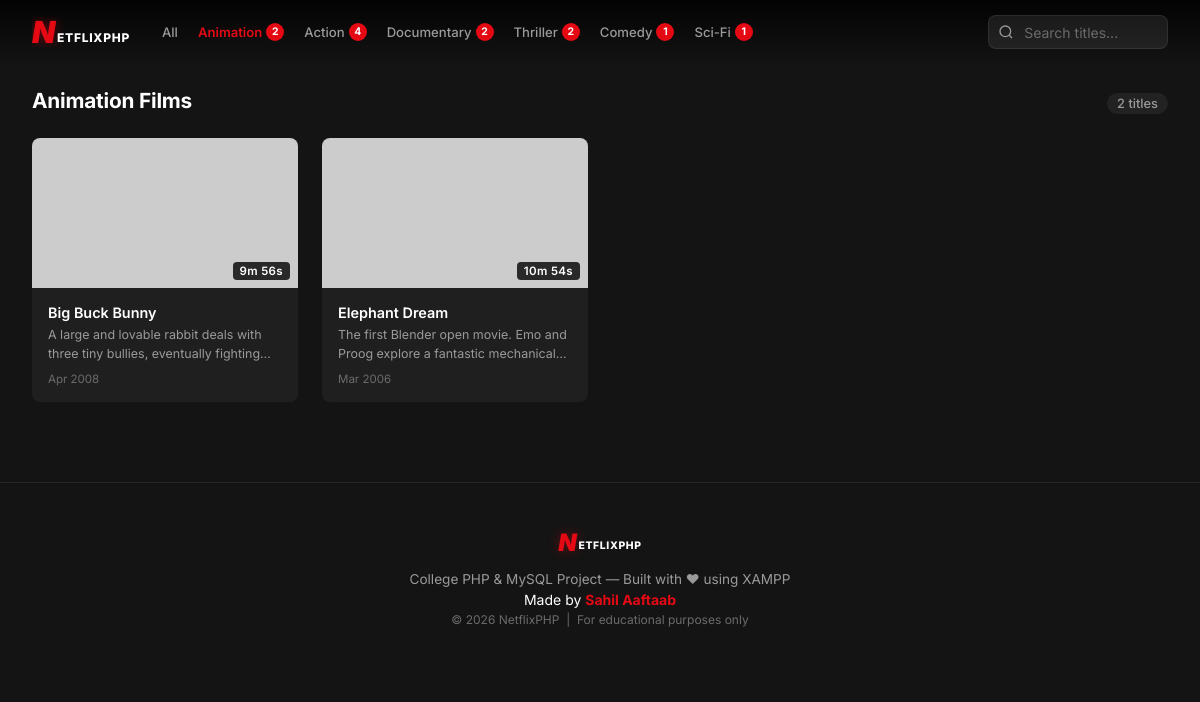
Screenshot of /index.php?genre=Animation with the database file from the repository.
### tables this page shows
CREATE TABLE videos (
    id           INT          UNSIGNED AUTO_INCREMENT PRIMARY KEY,
    title        VARCHAR(255) NOT NULL,
    description  TEXT         NOT NULL,
    thumbnail_url VARCHAR(500) NOT NULL,
    video_url    VARCHAR(500) NOT NULL,
    duration     VARCHAR(20)  NOT NULL,
    genre        VARCHAR(100) NOT NULL,
    upload_date  DATE         NOT NULL,
    created_at   TIMESTAMP    DEFAULT CURRENT_TIMESTAMP
);

### index.php (the view, shortened to what this page needs)
<?php
require_once 'db_connect.php';
$allowed_genres = ['Animation', 'Action', 'Documentary', 'Thriller', 'Comedy', 'Sci-Fi'];
$selected_genre = '';
if (!empty($_GET['genre']) && in_array($_GET['genre'], $allowed_genres)) {
    $selected_genre = $_GET['genre'];
}
$search = '';
try {
    if ($search !== '') {
        $stmt = $pdo->prepare(
            "SELECT id, title, description, thumbnail_url, duration, genre, upload_date
               FROM videos
              WHERE title LIKE :search OR description LIKE :search
              ORDER BY upload_date DESC"
        );
        $stmt->execute([':search' => '%' . $search . '%']);
    } elseif ($selected_genre !== '') {
        $stmt = $pdo->prepare(
            "SELECT id, title, description, thumbnail_url, duration, genre, upload_date
               FROM videos
              WHERE genre = :genre
              ORDER BY upload_date DESC"
        );
        $stmt->execute([':genre' => $selected_genre]);
    } else {
        $stmt = $pdo->query(
            "SELECT id, title, description, thumbnail_url, duration, genre, upload_date
               FROM videos
              ORDER BY upload_date DESC"
        );
    }
    $videos = $stmt->fetchAll();
} catch (PDOException $e) {
    $videos   = [];
    $db_error = 'Database error: ' . htmlspecialchars($e->getMessage());
}
try {
    $genre_stmt  = $pdo->query("SELECT genre, COUNT(*) as cnt FROM videos GROUP BY genre ORDER BY genre");
    $genre_counts = $genre_stmt->fetchAll(PDO::FETCH_KEY_PAIR);
} catch (PDOException $e) {
    $genre_counts = [];
}
?>
<!DOCTYPE html>
<html lang="en">
<head>
    <link rel="stylesheet" href="css/style.css">
</head>
<body>
<nav class="navbar" id="navbar">
    <div class="nav-left">
        <a href="index.php" class="logo" aria-label="NetflixPHP Home">
            <span class="logo-text" aria-hidden="true">
                <span class="logo-n">N</span><span class="logo-brand">ETFLIXPHP</span>
            </span>
        </a>
        <ul class="nav-genres" role="list">
            <li>
                <a href="index.php"
                   class="genre-link <?= $selected_genre === '' && $search === '' ? 'active' : '' ?>">
                    All
                </a>
            </li>
            <?php foreach ($allowed_genres as $g): ?>
            <li>
                <a href="index.php?genre=<?= urlencode($g) ?>"
                   class="genre-link <?= $selected_genre === $g ? 'active' : '' ?>">
                    <?= htmlspecialchars($g) ?>
                    <?php if (!empty($genre_counts[$g])): ?>
                        <span class="genre-badge"><?= $genre_counts[$g] ?></span>
                    <?php endif; ?>
                </a>
            </li>
            <?php endforeach; ?>
        </ul>
    </div>
    <div class="nav-right">
        <form action="index.php" method="GET" class="search-form" role="search">
            <div class="search-wrapper">
                <svg class="search-icon" viewBox="0 0 24 24" fill="none" stroke="currentColor" stroke-width="2" aria-hidden="true">
                    <circle cx="11" cy="11" r="8"/><path d="m21 21-4.35-4.35"/>
                </svg>
                <input
                    type="text"
                    id="search-input"
                    name="search"
                    class="search-input"
                    placeholder="Search titles..."
                    value="<?= htmlspecialchars($search) ?>"
                    autocomplete="off"
                    aria-label="Search videos"
                >
            </div>
        </form>
    </div>
</nav>
<?php
$no_hero = ($search !== '' || $selected_genre !== '' || empty($videos));
?>
<main class="main-content" id="main-content"
      <?= $no_hero ? 'style="padding-top: calc(var(--navbar-h) + 1.5rem);"' : '' ?>>
    <div class="section-header">
        <h2 class="section-title">
            <?php if ($search !== ''): ?>
                🔍 Results for "<span class="highlight"><?= htmlspecialchars($search) ?></span>"
            <?php elseif ($selected_genre !== ''): ?>
                <?= htmlspecialchars($selected_genre) ?> Films
            <?php else: ?>
                All Videos
            <?php endif; ?>
        </h2>
        <span class="video-count"><?= count($videos) ?> title<?= count($videos) !== 1 ? 's' : '' ?></span>
    </div>
    <?php if (empty($videos) && empty($db_error)): ?>
        <div class="empty-state" role="status">
            <svg viewBox="0 0 24 24" fill="none" stroke="currentColor" stroke-width="1.5" width="64" height="64">
                <path d="m15 15 6 6m-11-4a7 7 0 1 1 0-14 7 7 0 0 1 0 14z"/>
            </svg>
            <p>No videos found<?= $search ? ' for "' . htmlspecialchars($search) . '"' : '' ?>.</p>
            <a href="index.php" class="btn-play" style="font-size:.85rem;padding:.6rem 1.4rem;">Browse All</a>
        </div>
    <?php else: ?>
    <div class="video-grid" id="video-grid">
        <?php foreach ($videos as $video): ?>
        <article class="video-card" id="card-<?= (int)$video['id'] ?>">
            <a href="player.php?id=<?= (int)$video['id'] ?>"
               class="card-link"
               aria-label="Watch <?= htmlspecialchars($video['title']) ?>">
                <div class="card-thumb-wrapper">
                    <span class="duration-badge"><?= htmlspecialchars($video['duration']) ?></span>
                </div>
                <div class="card-info">
                    <h3 class="card-title"><?= htmlspecialchars($video['title']) ?></h3>
                    <p class="card-desc">
                        <?= htmlspecialchars(substr($video['description'], 0, 90)) ?>...
                    </p>
                    <div class="card-meta">
                        <time datetime="<?= htmlspecialchars($video['upload_date']) ?>">
                            <?= date('M Y', strtotime($video['upload_date'])) ?>
                        </time>
                    </div>
                </div>
            </a>
        </article>
        <?php endforeach; ?>
    </div>
    <?php endif; ?>
</main>
<footer class="footer">
    <div class="footer-logo">
        <span class="logo-text logo-text--footer" aria-label="NetflixPHP">
            <span class="logo-n">N</span><span class="logo-brand">ETFLIXPHP</span>
        </span>
    </div>
    <p class="footer-text">
        College PHP &amp; MySQL Project &mdash; Built with ❤ using XAMPP
    </p>
    <p class="footer-credit">
        Made by <strong>Sahil Aaftaab</strong>
    </p>
    <p class="footer-sub">
        &copy; <?= date('Y') ?> NetflixPHP &nbsp;|&nbsp; For educational purposes only
    </p>
</footer>
</body>
</html>

### rows the page displays
videos: duration "9m 56s", title "Big Buck Bunny", description "A large and lovable rabbit deals with three tiny bullies, eventually…", upload_date "Apr 2008"
videos: duration "10m 54s", title "Elephant Dream", description "The first Blender open movie. Emo and Proog explore a fantastic…", upload_date "Mar 2006"

### other values shown
$g "Animation"
$genre_counts[$g] "2"
$g "Action"
$genre_counts[$g] "4"
$g "Documentary"
$g "Thriller"
$g "Comedy"
$genre_counts[$g] "1"
$g "Sci-Fi"
$selected_genre "Animation"
count($videos) "2"
